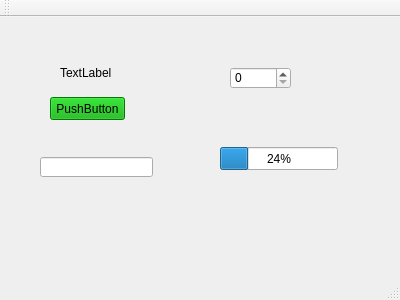
<?xml version="1.0" encoding="UTF-8"?>
<ui version="4.0">
 <class>MainWindow</class>
 <widget class="QMainWindow" name="MainWindow">
  <property name="geometry">
   <rect>
    <x>0</x>
    <y>0</y>
    <width>400</width>
    <height>300</height>
   </rect>
  </property>
  <property name="windowTitle">
   <string>MainWindow</string>
  </property>
  <widget class="QWidget" name="centralWidget">
   <widget class="QLabel" name="label">
    <property name="geometry">
     <rect>
      <x>60</x>
      <y>50</y>
      <width>54</width>
      <height>12</height>
     </rect>
    </property>
    <property name="text">
     <string>TextLabel</string>
    </property>
   </widget>
   <widget class="QPushButton" name="pushButton">
    <property name="geometry">
     <rect>
      <x>50</x>
      <y>80</y>
      <width>75</width>
      <height>23</height>
     </rect>
    </property>
    <property name="palette">
     <palette>
      <active>
       <colorrole role="Button">
        <brush brushstyle="SolidPattern">
         <color alpha="255">
          <red>0</red>
          <green>170</green>
          <blue>0</blue>
         </color>
        </brush>
       </colorrole>
       <colorrole role="Base">
        <brush brushstyle="SolidPattern">
         <color alpha="255">
          <red>0</red>
          <green>170</green>
          <blue>0</blue>
         </color>
        </brush>
       </colorrole>
       <colorrole role="Window">
        <brush brushstyle="SolidPattern">
         <color alpha="255">
          <red>0</red>
          <green>170</green>
          <blue>0</blue>
         </color>
        </brush>
       </colorrole>
      </active>
      <inactive>
       <colorrole role="Button">
        <brush brushstyle="SolidPattern">
         <color alpha="255">
          <red>0</red>
          <green>170</green>
          <blue>0</blue>
         </color>
        </brush>
       </colorrole>
       <colorrole role="Base">
        <brush brushstyle="SolidPattern">
         <color alpha="255">
          <red>0</red>
          <green>170</green>
          <blue>0</blue>
         </color>
        </brush>
       </colorrole>
       <colorrole role="Window">
        <brush brushstyle="SolidPattern">
         <color alpha="255">
          <red>0</red>
          <green>170</green>
          <blue>0</blue>
         </color>
        </brush>
       </colorrole>
      </inactive>
      <disabled>
       <colorrole role="Button">
        <brush brushstyle="SolidPattern">
         <color alpha="255">
          <red>0</red>
          <green>170</green>
          <blue>0</blue>
         </color>
        </brush>
       </colorrole>
       <colorrole role="Base">
        <brush brushstyle="SolidPattern">
         <color alpha="255">
          <red>0</red>
          <green>170</green>
          <blue>0</blue>
         </color>
        </brush>
       </colorrole>
       <colorrole role="Window">
        <brush brushstyle="SolidPattern">
         <color alpha="255">
          <red>0</red>
          <green>170</green>
          <blue>0</blue>
         </color>
        </brush>
       </colorrole>
      </disabled>
     </palette>
    </property>
    <property name="styleSheet">
     <string notr="true">background-color: rgb(0, 170, 0);</string>
    </property>
    <property name="text">
     <string>PushButton</string>
    </property>
   </widget>
   <widget class="QSpinBox" name="spinBox">
    <property name="geometry">
     <rect>
      <x>230</x>
      <y>50</y>
      <width>61</width>
      <height>22</height>
     </rect>
    </property>
   </widget>
   <widget class="QLineEdit" name="lineEdit">
    <property name="geometry">
     <rect>
      <x>40</x>
      <y>140</y>
      <width>113</width>
      <height>20</height>
     </rect>
    </property>
   </widget>
   <widget class="QProgressBar" name="progressBar">
    <property name="geometry">
     <rect>
      <x>220</x>
      <y>130</y>
      <width>118</width>
      <height>23</height>
     </rect>
    </property>
    <property name="value">
     <number>24</number>
    </property>
   </widget>
  </widget>
  <widget class="QMenuBar" name="menuBar">
   <property name="geometry">
    <rect>
     <x>0</x>
     <y>0</y>
     <width>400</width>
     <height>23</height>
    </rect>
   </property>
  </widget>
  <widget class="QToolBar" name="mainToolBar">
   <attribute name="toolBarArea">
    <enum>TopToolBarArea</enum>
   </attribute>
   <attribute name="toolBarBreak">
    <bool>false</bool>
   </attribute>
  </widget>
  <widget class="QStatusBar" name="statusBar"/>
 </widget>
 <layoutdefault spacing="6" margin="11"/>
 <resources/>
 <connections/>
</ui>
